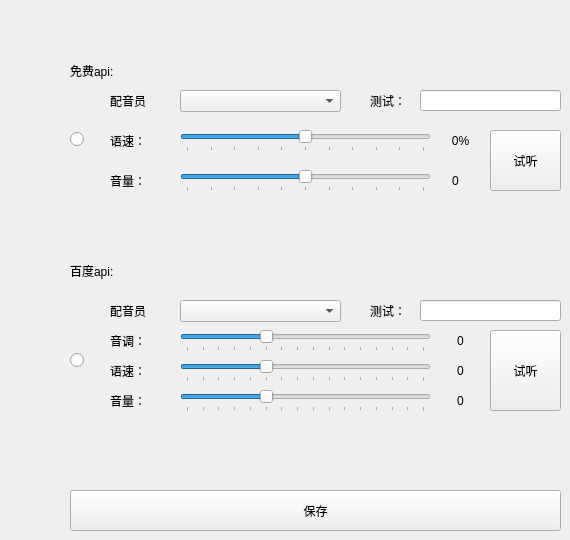
       <widget class="QWidget" name="tab_5">
        <attribute name="title">
         <string>配音选择</string>
        </attribute>
        <widget class="QLabel" name="label_37">
         <property name="geometry">
          <rect>
           <x>110</x>
           <y>90</y>
           <width>41</width>
           <height>21</height>
          </rect>
         </property>
         <property name="text">
          <string>配音员：</string>
         </property>
        </widget>
        <widget class="QSlider" name="audioToneHorizontalSlider_2">
         <property name="geometry">
          <rect>
           <x>180</x>
           <y>330</y>
           <width>251</width>
           <height>22</height>
          </rect>
         </property>
         <property name="minimum">
          <number>0</number>
         </property>
         <property name="maximum">
          <number>15</number>
         </property>
         <property name="singleStep">
          <number>1</number>
         </property>
         <property name="value">
          <number>5</number>
         </property>
         <property name="sliderPosition">
          <number>5</number>
         </property>
         <property name="orientation">
          <enum>Qt::Horizontal</enum>
         </property>
         <property name="tickPosition">
          <enum>QSlider::TicksBelow</enum>
         </property>
         <property name="tickInterval">
          <number>0</number>
         </property>
        </widget>
        <widget class="QLabel" name="label_52">
         <property name="geometry">
          <rect>
           <x>110</x>
           <y>360</y>
           <width>61</width>
           <height>21</height>
          </rect>
         </property>
         <property name="text">
          <string>语速：</string>
         </property>
        </widget>
        <widget class="QComboBox" name="audioRoleComboBox">
         <property name="geometry">
          <rect>
           <x>180</x>
           <y>90</y>
           <width>161</width>
           <height>22</height>
          </rect>
         </property>
        </widget>
        <widget class="QRadioButton" name="freeApiRadioButton">
         <property name="geometry">
          <rect>
           <x>70</x>
           <y>130</y>
           <width>16</width>
           <height>19</height>
          </rect>
         </property>
         <property name="text">
          <string/>
         </property>
        </widget>
        <widget class="QLabel" name="speedLabel">
         <property name="geometry">
          <rect>
           <x>440</x>
           <y>130</y>
           <width>41</width>
           <height>21</height>
          </rect>
         </property>
         <property name="text">
          <string>0%</string>
         </property>
         <property name="alignment">
          <set>Qt::AlignCenter</set>
         </property>
        </widget>
        <widget class="QLabel" name="label_11">
         <property name="geometry">
          <rect>
           <x>70</x>
           <y>260</y>
           <width>51</width>
           <height>21</height>
          </rect>
         </property>
         <property name="text">
          <string>百度api:</string>
         </property>
        </widget>
        <widget class="QLineEdit" name="testAudioLineEdit_2">
         <property name="geometry">
          <rect>
           <x>420</x>
           <y>300</y>
           <width>141</width>
           <height>21</height>
          </rect>
         </property>
        </widget>
        <widget class="QRadioButton" name="bdApiRadioButton">
         <property name="geometry">
          <rect>
           <x>70</x>
           <y>350</y>
           <width>16</width>
           <height>20</height>
          </rect>
         </property>
         <property name="text">
          <string/>
         </property>
        </widget>
        <widget class="QLabel" name="volumeLabel_2">
         <property name="geometry">
          <rect>
           <x>440</x>
           <y>390</y>
           <width>41</width>
           <height>21</height>
          </rect>
         </property>
         <property name="text">
          <string>0</string>
         </property>
         <property name="alignment">
          <set>Qt::AlignCenter</set>
         </property>
        </widget>
        <widget class="QSlider" name="audioVolumeHorizontalSlider">
         <property name="geometry">
          <rect>
           <x>180</x>
           <y>170</y>
           <width>251</width>
           <height>22</height>
          </rect>
         </property>
         <property name="minimum">
          <number>-50</number>
         </property>
         <property name="maximum">
          <number>50</number>
         </property>
         <property name="singleStep">
          <number>1</number>
         </property>
         <property name="value">
          <number>0</number>
         </property>
         <property name="sliderPosition">
          <number>0</number>
         </property>
         <property name="orientation">
          <enum>Qt::Horizontal</enum>
         </property>
         <property name="tickPosition">
          <enum>QSlider::TicksBelow</enum>
         </property>
         <property name="tickInterval">
          <number>0</number>
         </property>
        </widget>
        <widget class="QLabel" name="toneLabel_2">
         <property name="geometry">
          <rect>
           <x>440</x>
           <y>330</y>
           <width>41</width>
           <height>21</height>
          </rect>
         </property>
         <property name="text">
          <string>0</string>
         </property>
         <property name="alignment">
          <set>Qt::AlignCenter</set>
         </property>
        </widget>
        <widget class="QLabel" name="label_73">
         <property name="geometry">
          <rect>
           <x>370</x>
           <y>300</y>
           <width>31</width>
           <height>21</height>
          </rect>
         </property>
         <property name="text">
          <string>测试：</string>
         </property>
        </widget>
        <widget class="QLabel" name="label_71">
         <property name="geometry">
          <rect>
           <x>110</x>
           <y>390</y>
           <width>31</width>
           <height>21</height>
          </rect>
         </property>
         <property name="text">
          <string>音量：</string>
         </property>
        </widget>
        <widget class="QToolButton" name="testAudioToolButton">
         <property name="geometry">
          <rect>
           <x>490</x>
           <y>130</y>
           <width>71</width>
           <height>61</height>
          </rect>
         </property>
         <property name="text">
          <string>试听</string>
         </property>
        </widget>
        <widget class="QSlider" name="audioSpeedHorizontalSlider">
         <property name="geometry">
          <rect>
           <x>180</x>
           <y>130</y>
           <width>251</width>
           <height>22</height>
          </rect>
         </property>
         <property name="minimum">
          <number>-50</number>
         </property>
         <property name="maximum">
          <number>50</number>
         </property>
         <property name="singleStep">
          <number>1</number>
         </property>
         <property name="value">
          <number>0</number>
         </property>
         <property name="sliderPosition">
          <number>0</number>
         </property>
         <property name="orientation">
          <enum>Qt::Horizontal</enum>
         </property>
         <property name="tickPosition">
          <enum>QSlider::TicksBelow</enum>
         </property>
         <property name="tickInterval">
          <number>0</number>
         </property>
        </widget>
        <widget class="QSlider" name="audioSpeedHorizontalSlider_2">
         <property name="geometry">
          <rect>
           <x>180</x>
           <y>360</y>
           <width>251</width>
           <height>22</height>
          </rect>
         </property>
         <property name="minimum">
          <number>0</number>
         </property>
         <property name="maximum">
          <number>15</number>
         </property>
         <property name="singleStep">
          <number>1</number>
         </property>
         <property name="value">
          <number>5</number>
         </property>
         <property name="sliderPosition">
          <number>5</number>
         </property>
         <property name="orientation">
          <enum>Qt::Horizontal</enum>
         </property>
         <property name="tickPosition">
          <enum>QSlider::TicksBelow</enum>
         </property>
         <property name="tickInterval">
          <number>0</number>
         </property>
        </widget>
        <widget class="QLabel" name="speedLabel_2">
         <property name="geometry">
          <rect>
           <x>440</x>
           <y>360</y>
           <width>41</width>
           <height>21</height>
          </rect>
         </property>
         <property name="text">
          <string>0</string>
         </property>
         <property name="alignment">
          <set>Qt::AlignCenter</set>
         </property>
        </widget>
        <widget class="QLabel" name="label_41">
         <property name="geometry">
          <rect>
           <x>370</x>
           <y>90</y>
           <width>31</width>
           <height>21</height>
          </rect>
         </property>
         <property name="text">
          <string>测试：</string>
         </property>
        </widget>
        <widget class="QComboBox" name="audioRoleComboBox_2">
         <property name="geometry">
          <rect>
           <x>180</x>
           <y>300</y>
           <width>161</width>
           <height>22</height>
          </rect>
         </property>
        </widget>
        <widget class="QSlider" name="audioVolumeHorizontalSlider_2">
         <property name="geometry">
          <rect>
           <x>180</x>
           <y>390</y>
           <width>251</width>
           <height>22</height>
          </rect>
         </property>
         <property name="minimum">
          <number>0</number>
         </property>
         <property name="maximum">
          <number>15</number>
         </property>
         <property name="singleStep">
          <number>1</number>
         </property>
         <property name="value">
          <number>5</number>
         </property>
         <property name="sliderPosition">
          <number>5</number>
         </property>
         <property name="orientation">
          <enum>Qt::Horizontal</enum>
         </property>
         <property name="tickPosition">
          <enum>QSlider::TicksBelow</enum>
         </property>
         <property name="tickInterval">
          <number>0</number>
         </property>
        </widget>
        <widget class="QLineEdit" name="testAudioLineEdit">
         <property name="geometry">
          <rect>
           <x>420</x>
           <y>90</y>
           <width>141</width>
           <height>21</height>
          </rect>
         </property>
        </widget>
        <widget class="QLabel" name="volumeLabel">
         <property name="geometry">
          <rect>
           <x>440</x>
           <y>170</y>
           <width>31</width>
           <height>21</height>
          </rect>
         </property>
         <property name="text">
          <string>0</string>
         </property>
         <property name="alignment">
          <set>Qt::AlignCenter</set>
         </property>
        </widget>
        <widget class="QLabel" name="label_12">
         <property name="geometry">
          <rect>
           <x>70</x>
           <y>60</y>
           <width>51</width>
           <height>21</height>
          </rect>
         </property>
         <property name="text">
          <string>免费api:</string>
         </property>
        </widget>
        <widget class="QLabel" name="label_42">
         <property name="geometry">
          <rect>
           <x>110</x>
           <y>170</y>
           <width>31</width>
           <height>21</height>
          </rect>
         </property>
         <property name="text">
          <string>音量：</string>
         </property>
        </widget>
        <widget class="QLabel" name="label_70">
         <property name="geometry">
          <rect>
           <x>110</x>
           <y>300</y>
           <width>41</width>
           <height>21</height>
          </rect>
         </property>
         <property name="text">
          <string>配音员：</string>
         </property>
        </widget>
        <widget class="QLabel" name="label_38">
         <property name="geometry">
          <rect>
           <x>110</x>
           <y>130</y>
           <width>61</width>
           <height>21</height>
          </rect>
         </property>
         <property name="text">
          <string>语速：</string>
         </property>
        </widget>
        <widget class="QLabel" name="label_72">
         <property name="geometry">
          <rect>
           <x>110</x>
           <y>330</y>
           <width>61</width>
           <height>21</height>
          </rect>
         </property>
         <property name="text">
          <string>音调：</string>
         </property>
        </widget>
        <widget class="QToolButton" name="testAudioToolButton_2">
         <property name="geometry">
          <rect>
           <x>490</x>
           <y>330</y>
           <width>71</width>
           <height>81</height>
          </rect>
         </property>
         <property name="text">
          <string>试听</string>
         </property>
        </widget>
        <widget class="QPushButton" name="saveVioceSettButton">
         <property name="geometry">
          <rect>
           <x>70</x>
           <y>490</y>
           <width>491</width>
           <height>41</height>
          </rect>
         </property>
         <property name="text">
          <string>保存</string>
         </property>
        </widget>
       </widget>
